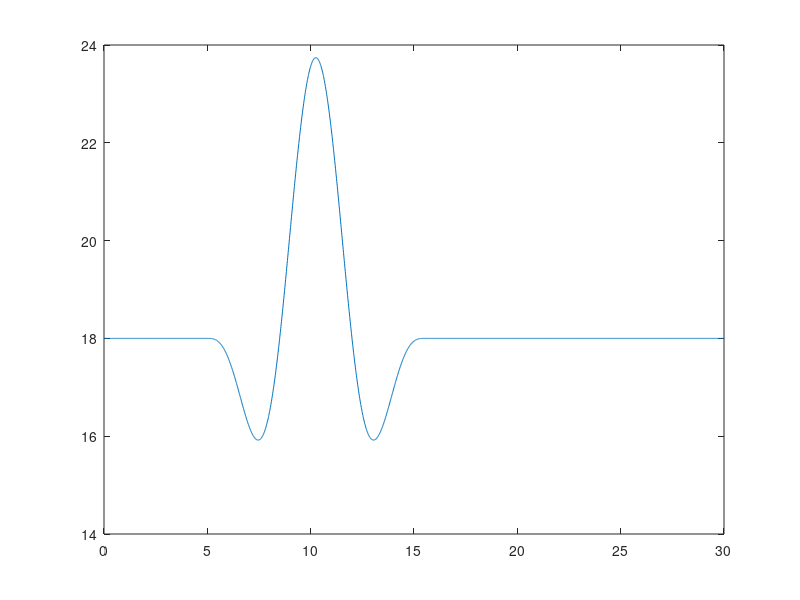

Write MATLAB code to recreate this figure. (Note: this script raises an error after producing the figure.)
clear all;
close all;
clc;

%%
FileName = 'EOG_URef_18';

%% Preprocessing
% time
T           = 30;                   % [s]   simulation length
dt          = 1/80;               	% [s]   simulation time step

% wind
V_hub       = 18;                   % [m/s] mean wind speed at hub height 
T_gust      = 10.5;                 % [s]   length of EOG
t_start     = 05;                   % [s]   time when EOG should start
V_ref       = 50;                   % [m/s] reference wind speed average over 10 min
I_ref       = 0.16;                 % [-]   expected value of the turbulence intensity at 15 m/s
D           = 126;                  % [m]   rotor diameter

% calculation of wind signals
t           = 0:dt:T-dt;

% Longitudinal scale parameter at hub height (assuming hub height >60 m)
lambda1     = 42;

% Extreme Operational Gust (EOG) definition
sigma1      = I_ref * (0.75*V_hub + 5.6);
V_e50     	= 1.4*V_ref;
V_e1      	= 0.8*V_e50;
V_gust      = min([1.35*(V_e1-V_hub), 3.3*(sigma1/(1+0.1*D/lambda1))]);

% EOG wind speed vector
u           = zeros(1, length(t));
for iTimeStep = 1:length(t)
    if (t(iTimeStep) >= t_start) && (t(iTimeStep) <= t_start+T_gust)
        t_EOG           = t(iTimeStep) - t_start;
        u(iTimeStep)    = V_hub-0.37*V_gust*sin(3*pi*t_EOG/T_gust)*(1-cos(2*pi*t_EOG/T_gust));
    else
        u(iTimeStep)    = V_hub;
    end
end


figure()
plot(t,u)


% Some variables required in the Type 4 wind: Bladed style
HubHeight   = 90;
dy          = 64;
dz          = 64;
Ny          = 3;
Nz          = 3;
URef        = V_hub;
zOffset     = HubHeight;
z0          = 0.1;          % the rougthness length, not really used


SummVars(1) = HubHeight;    % HubHeight
SummVars(3) = URef;

velocity    = zeros(max(size(t)),3,Ny,Nz);
% prepare to write out
for iy = 1:Ny
    for iz = 1:Nz
        velocity(:,1,iy,iz) = u;
    end
end

% here we use std u for v and w components, to avoid dividing by zero
SummVars(4) = std(squeeze(velocity(:,1,1,1)))/URef*100;
SummVars(5) = std(squeeze(velocity(:,1,1,1)))/URef*100;
SummVars(6) = std(squeeze(velocity(:,1,1,1)))/URef*100;

disp('Exporting rotor plane wind field as ".wnd" binary files...')
% write the .wnd
WriteBLgrid([FileName '.wnd'], velocity, dy, dz, dt, zOffset, z0, SummVars)

% Now write a sum file
fileID    = fopen([FileName '.sum'],'w');
fprintf(fileID,'This summary file is not complete it only contains required information for the OpenFAST');
fprintf(fileID,'\n');
fprintf(fileID,'F        Clockwise rotation when looking downwind?\n');
fprintf(fileID,[num2str(SummVars(1)) '  Hub height [m] \n']);
fprintf(fileID,['UBar   =  ' num2str(SummVars(3)) ' m/s \n']);
fprintf(fileID,['TI(u)  =  ' num2str(SummVars(4)) ' %%\n']);
fprintf(fileID,['TI(v)  =  ' num2str(SummVars(5)) ' %%\n']);
fprintf(fileID,['TI(w)  =  ' num2str(SummVars(6)) ' %%\n']);
fprintf(fileID,['Height Offset =  ' num2str(0) ' m\n']);
fprintf(fileID,'Creating a PERIODIC output file.');
fclose(fileID);

